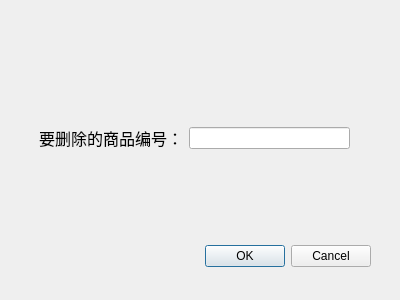
<?xml version="1.0" encoding="UTF-8"?>
<ui version="4.0">
 <class>DeleteDialog</class>
 <widget class="QDialog" name="DeleteDialog">
  <property name="geometry">
   <rect>
    <x>0</x>
    <y>0</y>
    <width>400</width>
    <height>300</height>
   </rect>
  </property>
  <property name="windowTitle">
   <string>删除商品</string>
  </property>
  <widget class="QDialogButtonBox" name="buttonBox">
   <property name="geometry">
    <rect>
     <x>30</x>
     <y>240</y>
     <width>341</width>
     <height>32</height>
    </rect>
   </property>
   <property name="orientation">
    <enum>Qt::Horizontal</enum>
   </property>
   <property name="standardButtons">
    <set>QDialogButtonBox::Cancel|QDialogButtonBox::Ok</set>
   </property>
  </widget>
  <widget class="QWidget" name="layoutWidget">
   <property name="geometry">
    <rect>
     <x>39</x>
     <y>113</y>
     <width>311</width>
     <height>51</height>
    </rect>
   </property>
   <layout class="QGridLayout" name="gridLayout">
    <item row="0" column="0">
     <widget class="QLabel" name="label">
      <property name="font">
       <font>
        <family>宋体</family>
        <pointsize>12</pointsize>
       </font>
      </property>
      <property name="text">
       <string>要删除的商品编号：</string>
      </property>
     </widget>
    </item>
    <item row="0" column="1">
     <widget class="QLineEdit" name="lineEdit"/>
    </item>
   </layout>
  </widget>
 </widget>
 <resources/>
 <connections>
  <connection>
   <sender>buttonBox</sender>
   <signal>accepted()</signal>
   <receiver>DeleteDialog</receiver>
   <slot>accept()</slot>
   <hints>
    <hint type="sourcelabel">
     <x>248</x>
     <y>254</y>
    </hint>
    <hint type="destinationlabel">
     <x>157</x>
     <y>274</y>
    </hint>
   </hints>
  </connection>
  <connection>
   <sender>buttonBox</sender>
   <signal>rejected()</signal>
   <receiver>DeleteDialog</receiver>
   <slot>reject()</slot>
   <hints>
    <hint type="sourcelabel">
     <x>316</x>
     <y>260</y>
    </hint>
    <hint type="destinationlabel">
     <x>286</x>
     <y>274</y>
    </hint>
   </hints>
  </connection>
 </connections>
</ui>
